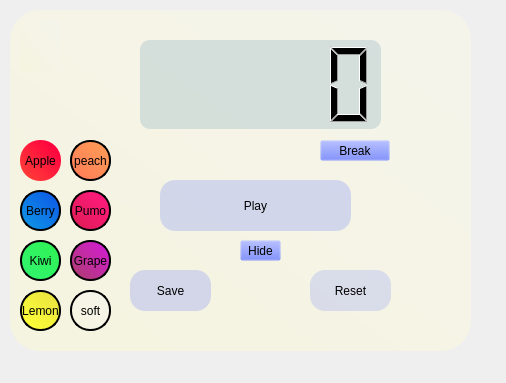
<?xml version="1.0" encoding="UTF-8"?>
<ui version="4.0">
 <class>Dialog</class>
 <widget class="QDialog" name="Dialog">
  <property name="geometry">
   <rect>
    <x>0</x>
    <y>0</y>
    <width>506</width>
    <height>383</height>
   </rect>
  </property>
  <property name="windowTitle">
   <string>Dialog</string>
  </property>
  <widget class="QPushButton" name="SaveButton">
   <property name="geometry">
    <rect>
     <x>130</x>
     <y>270</y>
     <width>81</width>
     <height>41</height>
    </rect>
   </property>
   <property name="styleSheet">
    <string notr="true">font: 15pt &quot;MS Shell Dlg 2&quot;;
background-color: rgba(66, 91, 255, 50);
border-radius: 15;</string>
   </property>
   <property name="text">
    <string>Save</string>
   </property>
  </widget>
  <widget class="QPushButton" name="Work">
   <property name="geometry">
    <rect>
     <x>310</x>
     <y>270</y>
     <width>81</width>
     <height>41</height>
    </rect>
   </property>
   <property name="styleSheet">
    <string notr="true">font: 15pt &quot;MS Shell Dlg 2&quot;;
background-color: rgba(66, 91, 255, 40);
border-radius: 15;</string>
   </property>
   <property name="text">
    <string>Reset</string>
   </property>
  </widget>
  <widget class="QLCDNumber" name="Clock">
   <property name="geometry">
    <rect>
     <x>140</x>
     <y>40</y>
     <width>241</width>
     <height>89</height>
    </rect>
   </property>
   <property name="styleSheet">
    <string notr="true">background-color: rgba(157, 188, 199, 95);
border-radius: 10;</string>
   </property>
  </widget>
  <widget class="QWidget" name="Background" native="true">
   <property name="geometry">
    <rect>
     <x>10</x>
     <y>10</y>
     <width>461</width>
     <height>341</height>
    </rect>
   </property>
   <property name="styleSheet">
    <string notr="true">background-color: qlineargradient(spread:pad, x1:0.057, y1:0.943182, x2:0.857955, y2:0.125, stop:0 rgba(245, 244, 224, 255), stop:1 rgba(245, 244, 234, 255));

border-radius: 30px
</string>
   </property>
   <widget class="QPushButton" name="pushButton_2">
    <property name="geometry">
     <rect>
      <x>10</x>
      <y>130</y>
      <width>41</width>
      <height>41</height>
     </rect>
    </property>
    <property name="styleSheet">
     <string notr="true">
background-color: qlineargradient(spread:pad, x1:0.057, y1:0.943182, x2:0.857955, y2:0.125, stop:0 rgba(255, 65, 55, 255), stop:1 rgba(255, 1, 63, 255));


border-radius : 20; border : 2px solid black
font 75 12pt &quot;MS Shell Dlg 2&quot;;</string>
    </property>
    <property name="text">
     <string>Apple</string>
    </property>
   </widget>
   <widget class="QPushButton" name="pushButton_5">
    <property name="geometry">
     <rect>
      <x>60</x>
      <y>130</y>
      <width>41</width>
      <height>41</height>
     </rect>
    </property>
    <property name="styleSheet">
     <string notr="true">background-color: qlineargradient(spread:pad, x1:0.057, y1:0.943182, x2:0.857955, y2:0.125, stop:0 rgba(255,124,87, 255), stop:1 rgba(255,154,87, 255));

border-radius : 20; border : 2px solid black;</string>
    </property>
    <property name="text">
     <string>peach</string>
    </property>
   </widget>
   <widget class="QPushButton" name="pushButton_6">
    <property name="geometry">
     <rect>
      <x>10</x>
      <y>180</y>
      <width>41</width>
      <height>41</height>
     </rect>
    </property>
    <property name="styleSheet">
     <string notr="true">background-color: qlineargradient(spread:pad, x1:0.057, y1:0.943182, x2:0.857955, y2:0.125, stop:0 rgba(14, 150, 230, 255), stop:1 rgba(14, 93, 230, 255));


border-radius : 20; border : 2px solid black</string>
    </property>
    <property name="text">
     <string>Berry</string>
    </property>
   </widget>
   <widget class="QPushButton" name="pushButton_7">
    <property name="geometry">
     <rect>
      <x>60</x>
      <y>180</y>
      <width>41</width>
      <height>41</height>
     </rect>
    </property>
    <property name="styleSheet">
     <string notr="true">background-color: qlineargradient(spread:pad, x1:0.057, y1:0.943182, x2:0.857955, y2:0.125, stop:0 rgba(222, 27, 85, 255), stop:1 rgba(255, 27, 125, 255));

border-radius : 20; border : 2px solid black</string>
    </property>
    <property name="text">
     <string>Pumo</string>
    </property>
   </widget>
   <widget class="QPushButton" name="pushButton_8">
    <property name="geometry">
     <rect>
      <x>10</x>
      <y>230</y>
      <width>41</width>
      <height>41</height>
     </rect>
    </property>
    <property name="styleSheet">
     <string notr="true">background-color: qlineargradient(spread:pad, x1:0.057, y1:0.943182, x2:0.857955, y2:0.125, stop:0 rgba(48, 243, 110, 255), stop:1 rgba(48, 243, 87, 255));


border-radius : 20; border : 2px solid black</string>
    </property>
    <property name="text">
     <string>Kiwi</string>
    </property>
   </widget>
   <widget class="QPushButton" name="pushButton_9">
    <property name="geometry">
     <rect>
      <x>60</x>
      <y>230</y>
      <width>41</width>
      <height>41</height>
     </rect>
    </property>
    <property name="styleSheet">
     <string notr="true">background-color: qlineargradient(spread:pad, x1:0.057, y1:0.943182, x2:0.857955, y2:0.125, stop:0 rgba(173, 61, 111, 255), stop:1 rgba(210, 30, 205, 255));

border-radius : 20; border : 2px solid black</string>
    </property>
    <property name="text">
     <string>Grape</string>
    </property>
   </widget>
   <widget class="QPushButton" name="pushButton_10">
    <property name="geometry">
     <rect>
      <x>10</x>
      <y>280</y>
      <width>41</width>
      <height>41</height>
     </rect>
    </property>
    <property name="styleSheet">
     <string notr="true">background-color: qlineargradient(spread:pad, x1:0.057, y1:0.943182, x2:0.857955, y2:0.125, stop:0 rgba(255, 255, 55, 255), stop:1 rgba(232, 225, 20, 200));


border-radius : 20; border : 2px solid black</string>
    </property>
    <property name="text">
     <string>Lemon</string>
    </property>
   </widget>
   <widget class="QPushButton" name="pushButton_11">
    <property name="geometry">
     <rect>
      <x>60</x>
      <y>280</y>
      <width>41</width>
      <height>41</height>
     </rect>
    </property>
    <property name="styleSheet">
     <string notr="true">background-color: qlineargradient(spread:pad, x1:0.057, y1:0.943182, x2:0.857955, y2:0.125, stop:0 rgba(245, 244, 224, 255), stop:1 rgba(245, 244, 234, 255));

border-radius : 20; border : 2px solid black</string>
    </property>
    <property name="text">
     <string>soft</string>
    </property>
   </widget>
   <widget class="QPushButton" name="pushButton_3">
    <property name="geometry">
     <rect>
      <x>10</x>
      <y>10</y>
      <width>41</width>
      <height>51</height>
     </rect>
    </property>
    <property name="autoFillBackground">
     <bool>false</bool>
    </property>
    <property name="styleSheet">
     <string notr="true">image: url(:/homeicon/Home-icon.png);
</string>
    </property>
    <property name="text">
     <string/>
    </property>
   </widget>
  </widget>
  <widget class="QToolButton" name="BreakTool">
   <property name="geometry">
    <rect>
     <x>320</x>
     <y>140</y>
     <width>70</width>
     <height>21</height>
    </rect>
   </property>
   <property name="styleSheet">
    <string notr="true">background-color: rgba(66, 91, 255, 0);
font: 18pt &quot;MS Shell Dlg 2&quot;;</string>
   </property>
   <property name="text">
    <string>Break</string>
   </property>
  </widget>
  <widget class="QToolButton" name="HideTool">
   <property name="geometry">
    <rect>
     <x>240</x>
     <y>240</y>
     <width>41</width>
     <height>21</height>
    </rect>
   </property>
   <property name="styleSheet">
    <string notr="true">background-color: rgba(66, 91, 255, 0);
font: 14pt &quot;MS Shell Dlg 2&quot;;</string>
   </property>
   <property name="text">
    <string>Hide</string>
   </property>
  </widget>
  <widget class="QPushButton" name="Play">
   <property name="geometry">
    <rect>
     <x>160</x>
     <y>180</y>
     <width>191</width>
     <height>51</height>
    </rect>
   </property>
   <property name="styleSheet">
    <string notr="true">font: 25pt &quot;MS Shell Dlg 2&quot;;
background-color: rgba(66, 91, 255, 50);
border-radius: 15;</string>
   </property>
   <property name="text">
    <string>Play</string>
   </property>
  </widget>
  <zorder>Background</zorder>
  <zorder>SaveButton</zorder>
  <zorder>Work</zorder>
  <zorder>Clock</zorder>
  <zorder>BreakTool</zorder>
  <zorder>HideTool</zorder>
  <zorder>Play</zorder>
 </widget>
 <resources>
  <include location="../Theme window/themeicons.qrc"/>
 </resources>
 <connections/>
</ui>
